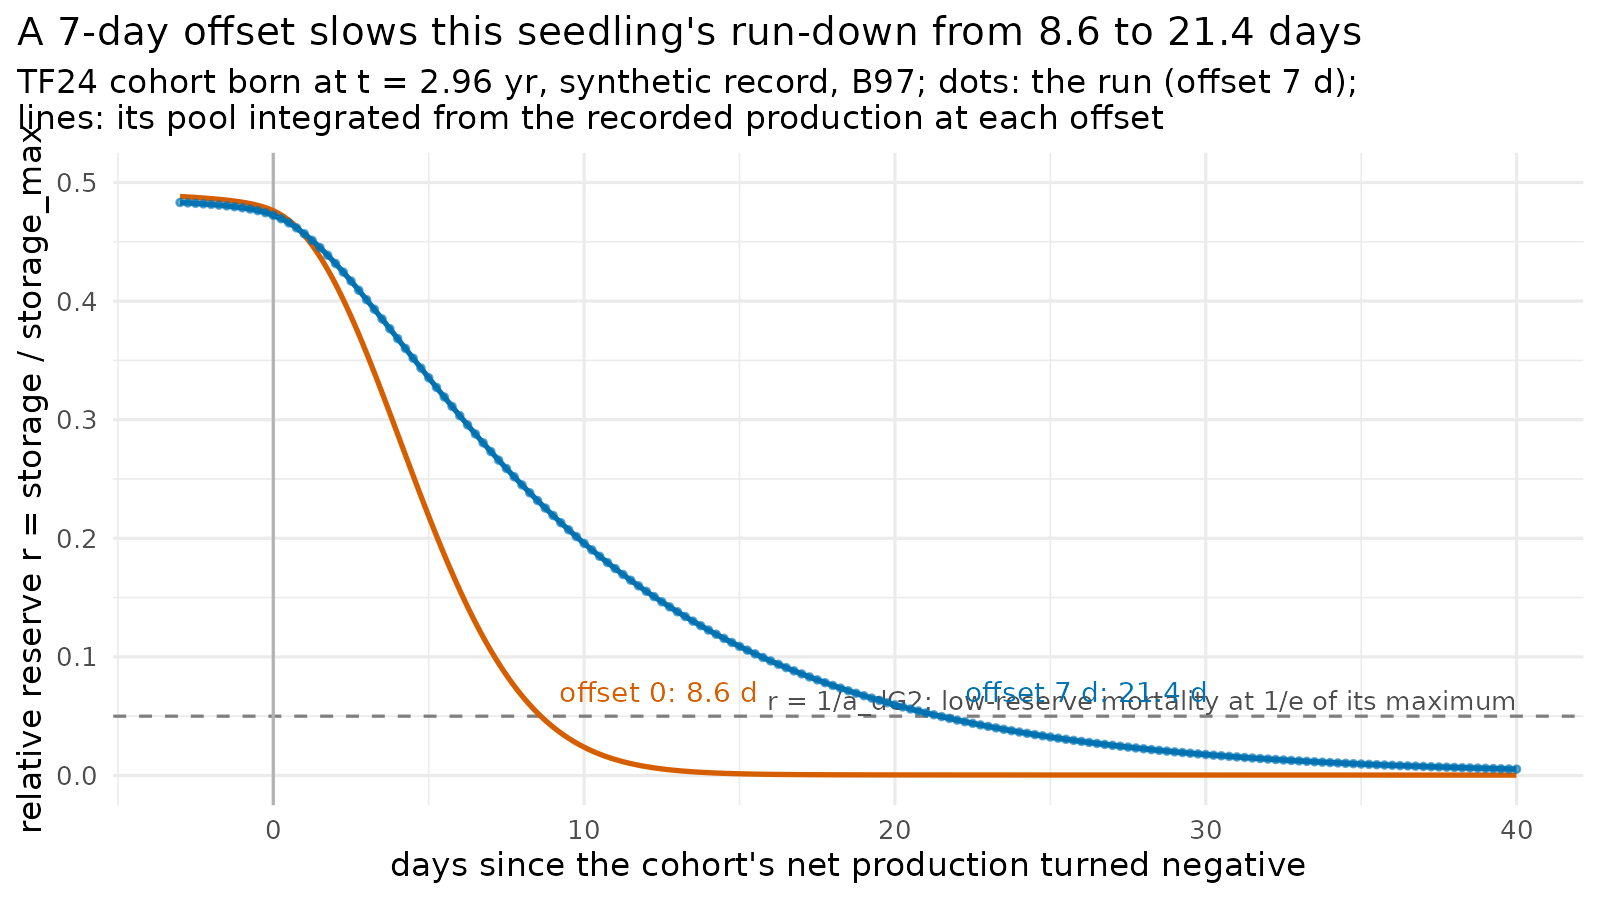

Write the R code that produced this figure.
# plant-113 mechanism figure: one real seedling cohort's relative reserve after
# its production turns negative, at a relaxation offset of 7 d against 0.
# Reads cohort-run.csv (cohort-run.R on B97): the cohort's recorded net
# production P(t) and height(t). The pool's rate is TF24's, written out:
#   charge = P+ (1 - G(r)), drain = P+ - P, lambda = (charge + drain)/S_max,
#   dS/dt = (charge (1 - r) - drain r) / (1 + lambda o),
# with P+ = (P + sqrt(P^2 + 1e-8))/2 and G the logistic at a_st2 = 0.1, width
# 0.1. Integrated by RK4 at 5-minute steps from the run's own state at the
# first stop, both offsets driven by the same recorded P and height; the
# offset-7 curve is checked against the run's own storage state.
library(ggplot2)
here <- "/home/user/plant-dev/docs/prs/v2/figures/plant-113"
d <- read.csv(file.path(here, "cohort-run.csv"))
d <- d[!duplicated(d$t), ]
Pf <- approxfun(d$t, d$P, rule = 2); Sm <- approxfun(d$t, d$storage_max, rule = 2)
rate <- function(t, S, o) {
  P <- Pf(t); smax <- Sm(t); r <- S / smax
  Pp <- 0.5 * (P + sqrt(P * P + 1e-8)); G <- 1 / (1 + exp(-(r - 0.1) / 0.1))
  charge <- Pp * (1 - G); drain <- Pp - P
  (charge * (1 - r) - drain * r) / (1 + (charge + drain) / smax * o)
}
integrate_pool <- function(o, h = 5 / (60 * 24 * 365)) {
  t <- seq(min(d$t), max(d$t), by = h); S <- numeric(length(t)); S[1] <- d$storage[1]
  for (i in seq_along(t)[-1]) {
    a <- t[i - 1]; y <- S[i - 1]
    k1 <- rate(a, y, o); k2 <- rate(a + h / 2, y + h / 2 * k1, o)
    k3 <- rate(a + h / 2, y + h / 2 * k2, o); k4 <- rate(a + h, y + h * k3, o)
    S[i] <- y + h / 6 * (k1 + 2 * k2 + 2 * k3 + k4)
  }
  data.frame(t = t, r = S / Sm(t), offset = sprintf("%g d", o * 365))
}
t0 <- d$t[which(d$P < 0)[1]]
curves <- rbind(integrate_pool(7 / 365), integrate_pool(0))
# The pool's own relaxation rate lambda = (charge + drain)/S_max along each
# curve, and the rate it relaxes at, lambda/(1 + lambda o).
lam <- function(t, r) { P <- Pf(t); Pp <- 0.5 * (P + sqrt(P * P + 1e-8))
  G <- 1 / (1 + exp(-(r - 0.1) / 0.1)); (Pp * (1 - G) + Pp - P) / Sm(t) }
curves$lambda <- lam(curves$t, curves$r)
curves$relax <- curves$lambda / (1 + curves$lambda * ifelse(curves$offset == "7 d", 7 / 365, 0))
curves$day <- (curves$t - t0) * 365
curves <- curves[curves$day >= -3 & curves$day <= 40, ]
run <- data.frame(day = (d$t - t0) * 365, r = d$storage / d$storage_max)
run <- run[run$day >= -3 & run$day <= 40, ]
write.csv(curves[seq(1, nrow(curves), by = 12), c("day", "offset", "r", "lambda", "relax")], file.path(here, "cohort.csv"), row.names = FALSE)
check <- approx(curves$day[curves$offset == "7 d"], curves$r[curves$offset == "7 d"], run$day)$y
reach <- sapply(split(curves, curves$offset), function(x) {
  x <- x[x$day >= 0, ]; x$day[which(x$r <= 1 / 20)[1]] })
cat(sprintf("P < 0 from t = %.4f yr; r at the sign change %.3f; days to r = 1/a_dG2 = 0.05: %s; offset-7 curve vs run: max |dr| %.2e\n",
            t0, run$r[which.min(abs(run$day))], paste(names(reach), sprintf("%.2f", reach), collapse = ", "),
            max(abs(check - run$r), na.rm = TRUE)))
for (o in c("0 d", "7 d")) {
  x <- curves[curves$offset == o & curves$day >= 0, ]
  cat(sprintf("offset %s: largest relaxation rate %.0f /yr (time %.1f h) at day %.1f\n", o,
              max(x$relax), 8760 / max(x$relax), x$day[which.max(x$relax)]))
}
lab <- data.frame(day = c(reach[["0 d"]] + 0.6, reach[["7 d"]] + 0.8),
                  r = c(0.07, 0.07), offset = c("0 d", "7 d"),
                  label = c(sprintf("offset 0: %.1f d", reach[["0 d"]]),
                            sprintf("offset 7 d: %.1f d", reach[["7 d"]])))
pal <- c("0 d" = "#D55E00", "7 d" = "#0072B2")
p <- ggplot(curves, aes(day, r, colour = offset)) +
  geom_hline(yintercept = 0.05, linetype = 2, colour = "grey50") +
  annotate("text", x = 40, y = 0.05, label = "r = 1/a_dG2: low-reserve mortality at 1/e of its maximum",
           hjust = 1, vjust = -0.3, size = 3.3, colour = "grey30") +
  geom_vline(xintercept = 0, colour = "grey70") +
  geom_line(linewidth = 0.9) +
  geom_point(data = run, aes(day, r), inherit.aes = FALSE, colour = "#0072B2", size = 0.9, alpha = 0.6) +
  geom_text(data = lab, aes(label = label), hjust = 0, size = 3.6, show.legend = FALSE) +
  scale_colour_manual(values = pal, guide = "none") +
  scale_y_continuous(limits = c(0, 0.5)) +
  labs(x = "days since the cohort's net production turned negative",
       y = "relative reserve r = storage / storage_max",
       title = "A 7-day offset slows this seedling's run-down from 8.6 to 21.4 days",
       subtitle = paste0("TF24 cohort born at t = 2.96 yr, synthetic record, B97; dots: the run (offset 7 d);\n",
                         "lines: its pool integrated from the recorded production at each offset")) +
  theme_minimal(base_size = 12) + theme(plot.background = element_rect(fill = "white", colour = NA), plot.title.position = "plot")
ragg::agg_png(file.path(here, "cohort.png"), width = 8, height = 4.5, units = "in", res = 200)
print(p); invisible(dev.off())
